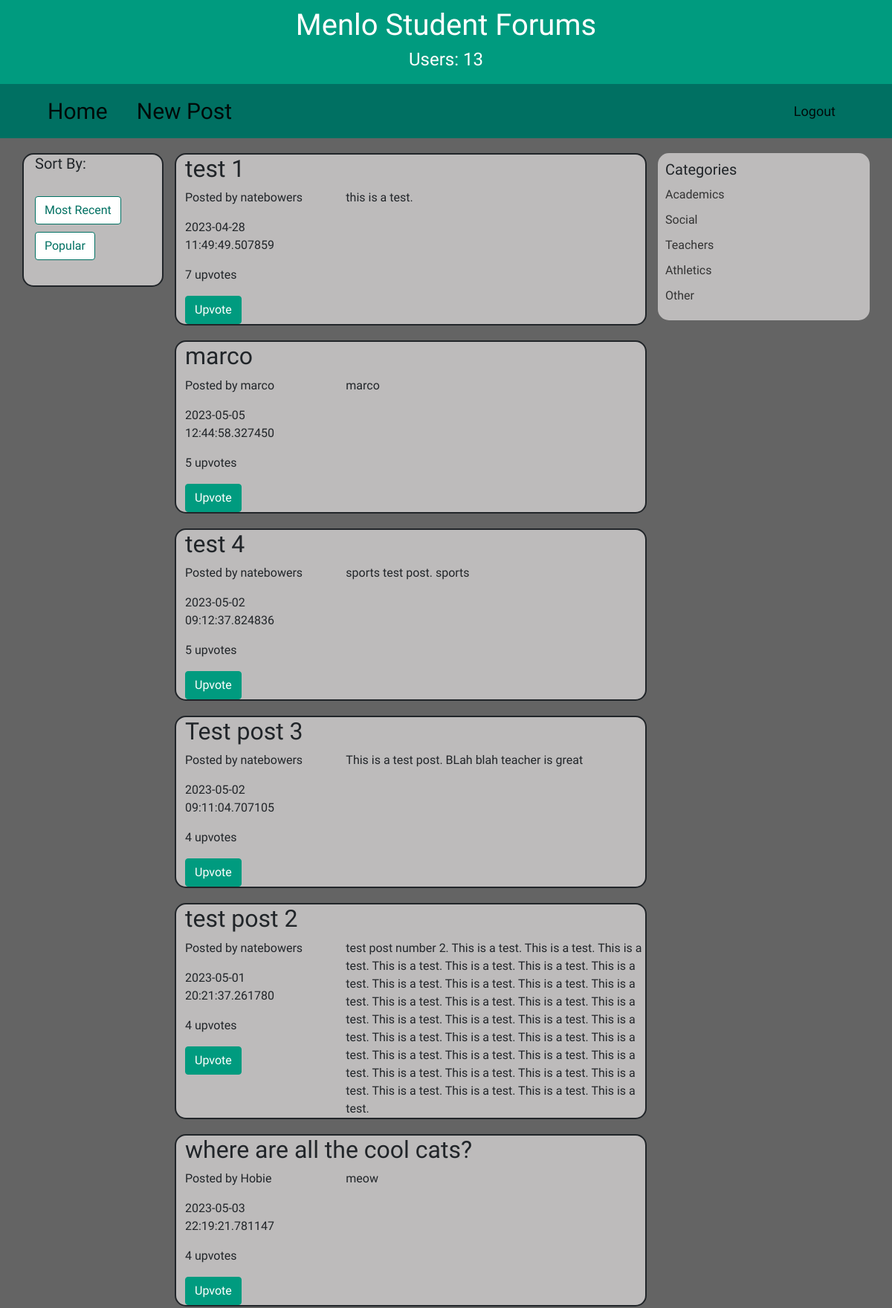
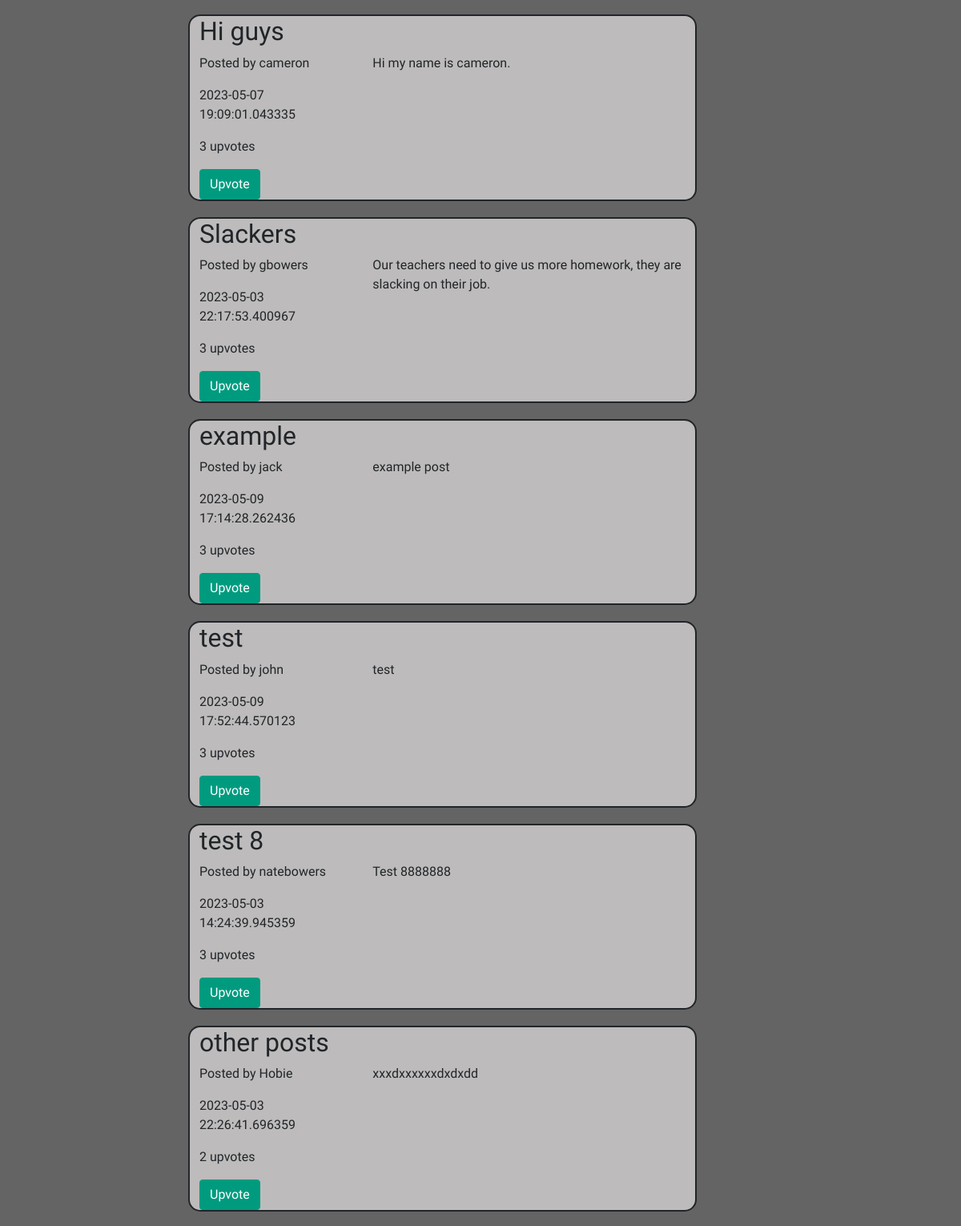
The page /home/popular (upper part) on the database its author committed (2 pictures, top to bottom).
### models.py (models this page shows, shortened)
class Post(Base):
    __tablename__ = "posts"
    title = Column("title", TEXT, nullable=False)
    topic = Column("topic", TEXT, nullable=False)
    content = Column("content", TEXT, nullable=False)
    user_id = Column("user_id", TEXT, nullable=False)
    id = Column("id", INTEGER, primary_key=True, autoincrement=True)
    time = Column("time", TEXT, nullable=False)
    upvotes = relationship("Upvote", back_populates="post",overlaps="upvotes")
    upvoters = relationship("User", secondary="upvotes", primaryjoin="Post.id == Upvote.post_id", secondaryjoin="User.username == Upvote.upvoter_username", backref=backref("upvoted_posts", lazy="dynamic"),)
    @property
    def upvoted_usernames(self):
        return [user.username for user in self.upvoters]

### app.py (the view)
@app.route('/home/popular')
def popular():
    posts = db_session.query(Post).join(Upvote).group_by(Post).order_by(func.count(Upvote.post_id).desc()).all()
    session['count_users'] = db_session.query(User).count()
    session["page"]="popular"
    return render_template("home.html", posts=posts)

### templates/home.html (shortened to what this page needs)
{% set active_page = "home" %}
{% extends "base.html" %}
{% block content %}
<nav class="navbar navbar-expand-lg navbar-light">
    <div class="container">
      <a class="navbar-brand homenavbar nav-left-buttons" href="/home">Home</a>
      <a class="navbar-brand nav-left-buttons mr-auto" href="/newpost">New Post</a>
      <div class=" justify-content-end">
        <ul class="navbar-nav">
          <li class="nav-item ml-auto">
            <a class="navbar-brand" href="/logout">Logout {{session["username"]}}</a>
          </li>
        </ul>
      </div>
    </div>
  </nav>
<div class="container">
    <div class="row">
        <div class="col-md-2 sortby">
            <h4>Sort By:</h4>
            <br>
            <a class="btn btn-default" href="/home/recent">Most Recent</a>
            <br>
            <a class="btn btn-default" href="/home/popular">Popular</a>
        </div>
        <div class="col-md-7">
            {% for post in posts %}
                <div class="post" id="post{{post.id}}">
                    <h2 class="post-title">{{ post.title }}</h2>
                    <div class="row">
                        <div class="col-md-4">
                            <p class="post-info">Posted by {{ post.user_id }}</p>
                            <p>{{ post.time }}</p>
                            <p class="post-stats">{{ post.upvotes|length }} upvotes</p>
                            {%if session["username"] in post.upvoted_usernames%}
                                <button type="submit" class="btn btn-primary disabled-submit-button">Upvote</button>
                            {%else%}
                                <form method="POST" action="/upvote">
                                    <button type="submit" class="btn btn-primary upvote-btn">Upvote</button>
                                </form>
                            {%endif%}
                        </div>
                        <div class="col-md-8">
                            <div class="post-content">
                                <p>{{ post.content }}</p>
                            </div>
                        </div>
                    </div>
                </div>
            {% endfor %}
        </div>
        <div class="col-md-3 categories">
            <h3>Categories</h3>
            <ul>
                <li><a href="/home/academics">Academics</a></li>
                <li><a href="/home/social">Social</a></li>
                <li><a href="/home/teachers">Teachers</a></li>
                <li><a href="/home/athletics">Athletics</a></li>
                <li><a href="/home/other">Other</a></li>
            </ul>
        </div>
    </div>
</div>
{%endblock%}

### static/styles/style.css (style rules this page uses)
body { background-color: #646464; font-family: 'Jura', sans-serif; }
.btn-primary { background-color: #009B7F; border-color: #009B7F; }
.navbar { background-color: #007062; color: #FFFFFF; }
.navbar a { color: #FFFFFF; display: inline-block; padding: 2px 4px; border-radius: 5px; }
.nav-left-buttons { align-self: left; }
.homenavbar { padding-right: 3vw; }
.navbar-brand { font-family: 'Jura', sans-serif; font-size: 30px; color: #FFF; margin-left: 15px; }
.navbar-nav li a { font-size: 18px; color: #FFF; padding: 15px; }
.sortby h4 { font-family: 'Jura', sans-serif; font-size: 20px; }
.sortby a { margin-right: 10px; margin-bottom: 10px; background-color: #FFF; color: #007062; border-color: #007062; }
.sortby { border:#212529 2px solid; background-color: #bdbbbb; max-height: 180px; margin-top:20px; border-radius:15px; }
.post { border:#212529 2px solid; margin-top:20px; padding-left:1vw; border-radius: 15px; background-color: #bdbbbb; }
.post-content p { margin-bottom: 0; }
.categories { background-color: #bdbbbb; padding: 10px; margin-top: 20px; border-radius: 15px; max-height: 225px; }
.categories h3 { font-size: 20px; margin-top: 0; margin-bottom: 10px; }
.categories ul { list-style: none; padding: 0; margin: 0; }
.categories li { margin-bottom: 10px; }
.categories a { color: #333333; text-decoration: none; }

### rows shown on the page
Post: title "test 1", user_id "natebowers", time "2023-04-28 11:49:49.507859", upvotes|length "7", content "this is a test."
Post: title "marco", user_id "marco", time "2023-05-05 12:44:58.327450", upvotes|length "5", content "marco"
Post: title "test 4", user_id "natebowers", time "2023-05-02 09:12:37.824836", upvotes|length "5", content "sports test post. sports"
Post: title "Test post 3", user_id "natebowers", time "2023-05-02 09:11:04.707105", upvotes|length "4", content "This is a test post. BLah blah teacher is great"
Post: title "test post 2", user_id "natebowers", time "2023-05-01 20:21:37.261780", upvotes|length "4", content "test post number 2. This is a test. This is a test. This is a test. This is a test. This is a test. This is a test. This is a test. This is a test. This is a test. This is a test. This is a test. This is a test. This is a test. This is a test. This is a test. This is a test. This is a test. This is a test. This is a test. This is a test. This is a test. This is a test. This is a test. This is a test. This is a test. This is a test. This is a test. This is a test. This is a test. This is a test. This is a test. This is a test. This is a test. This is a test. This is a test."
Post: title "where are all the cool cats?", user_id "Hobie", time "2023-05-03 22:19:21.781147", upvotes|length "4", content "meow"
Post: title "Hi guys", user_id "cameron", time "2023-05-07 19:09:01.043335", upvotes|length "3", content "Hi my name is cameron."
Post: title "Slackers", user_id "gbowers", time "2023-05-03 22:17:53.400967", upvotes|length "3", content "Our teachers need to give us more homework, they are slacking on their job."
Post: title "example", user_id "jack", time "2023-05-09 17:14:28.262436", upvotes|length "3", content "example post"
Post: title "test", user_id "john", time "2023-05-09 17:52:44.570123", upvotes|length "3", content "test"
Post: title "test 8", user_id "natebowers", time "2023-05-03 14:24:39.945359", upvotes|length "3", content "Test 8888888"
Post: title "other posts", user_id "Hobie", time "2023-05-03 22:26:41.696359", upvotes|length "2", content "xxxdxxxxxxdxdxdd"

### other values the page prints
{{ session["count_users"] }} "13"
